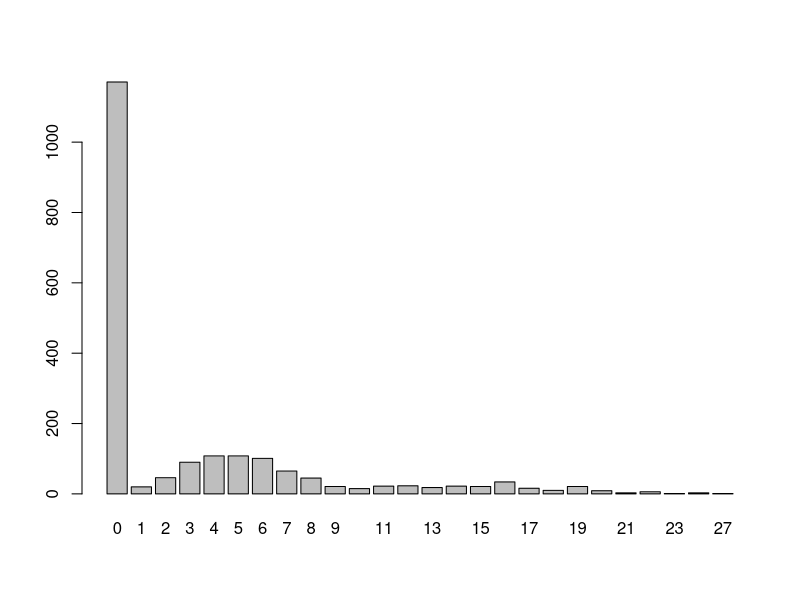

Recreate this plot in R.
## ---- chunk 1
knitr::opts_chunk$set(echo = TRUE)
setwd("~/Desktop/githubbahubba/CSUF/spring 2024/MATH 534/Exam 2")
## ---- chunk 2
a <- read.csv(file = "Problem1_Data.csv", header = TRUE)
barplot(table(a$x))
## ---- chunk 3
# making gradient of the llh function
LLgrad <- function(theta,X){
 # take elements
 n = length(X)
 a = theta[1]
 b = theta[2]
 mu = theta[3]
 lam = theta[4]
 # input the calculations
 dda = n/(a+b-1)
 ddb = n*(1-a-2*b)/(b*(1-a-b))
 ddmu = -n + (1/mu)*sum(X)
 ddlam = -n + (1/lam)*sum(X)
 # output
 return(c(dda,ddb,ddmu,ddlam))
}

# expectation calculations
expec <- function(F1,F2,F3,P1,P2,P3){
 nu1 = F1 * P1
 nu2 = F2 * P2
 nu3 = F3 * P3
 D = nu1 + nu2 + nu3
 E1 = nu1/D
 E2 = nu2/D
 E3 = nu3/D
 EZ = as.matrix(cbind(E1,E2,E3))
 return(EZ)
}

#  EM algorithm
EM_alg <- function(alpha,beta,mu,lam,X,maxit){
 # define N
 N <- length(X)
 # make prints
 header = paste0("iteration ","alpha     ","beta      ","1-beta-alpha","mu       ","lambda    ","gradnorm")
 
 # loop part
 for(q in 1:maxit){
   PI = c(alpha,beta,1-alpha-beta)
   # get f1
   f1 = rep(0,N)
   for(i in 1:N){
    if(X[i]==0){f1[i]=1}
   }
   # get f2 and f3
   f2 = dpois(X,lambda = PI[2])
   f3 = dpois(X,lambda = PI[3])
   
   # run expectation update
   expec(f1,f2,f3,PI[1],PI[2],PI[3]) -> EZ
   
   #updates
   alpha1 <- (1-beta)*sum(EZ[1])/sum(EZ[1]+EZ[3])
   beta1 <- (1-alpha)*sum(EZ[2])/sum(EZ[2]+EZ[3])
   mu1 <- sum(EZ[2]*X)/sum(EZ[2])
   lam1 <- sum(EZ[3]*X)/sum(EZ[3])
   theta1 <- c(alpha1,beta1,mu1,lam1)
   gradnorm <- norm(LLgrad(theta1,X),"2")
   
   # print
   print(sprintf("%i    ","%8.8f      ","%8.8f      ","%8.8f      ","%8.8f      ","%8.8f      ","%8.8f      ",
                q,
                alpha1,
                beta1,
                1-alpha1-beta1,
                mu1,
                lam1,
                gradnorm))
   # resets
   alpha1 -> alpha
   beta1 -> beta
   mu1 -> mu
   lam1 -> lam
 }
 print(sprintf("The MLE's are alpha = %f, beta = %f, 1 - beta - alphha = %f, mu = %f, lambda = %f",
                alpha,
                beta,
                1-beta-alpha,
                mu,
                lambda))
}
## ---- chunk 4
#run problem 
data <- read.csv("Problem1_Data.csv", head =T)

## ---- chunk 5
MC <- function(a,b,N,see.d,CL=.95){
  set.seed(see.d)
  # case one
    if( 0 <= a && a < b && b <= 1 && CL >= 0 && CL <= 1){
      #generate from unif
      u <- runif(N,a,b)
      #take monte carlo
      g.u = 30*u^2 * (1-u)^2
      theta.bar = mean(g.u)
      theta = (b-a)*theta.bar
      theta.se = (b-a)*sd(g.u)/sqrt(N)
      #conf interval
      zSE = qnorm(CL)*theta.se
      CI.vals = c(theta - zSE, theta + zSE)
      CI = c(min(CI.vals),max(CI.vals))
      #outputs
      return(list(theta = theta, "Stand Err" = theta.se, "Conf Interval" = CI))
    }
  # case two: invalid parameters
    else{
      print("Error!: Invalid parameters")
    }
}

MC(.2,.6,10000,338)
## ---- chunk 6
Y <- rbeta(10000,2,2)
fY <- Y*1.25
mean(fY)
## ---- chunk 7
# setting seed
set.seed(666)
#generate random values
n = 100000
u <- runif(n)
fu <- exp(-u)*u^3/((1 - exp(-1))*(1+u^2))
#expectation
E <- mean(fu)
# standard error
SE <- sd(fu)/sqrt(100000)
E
SE
## ---- chunk 8
# set seed
set.seed(666)
# render samples
u <- runif(n/2)
v = 1 - u
# render discrete functions
fu1 = exp(-u)*u^3/((1 - exp(-1))*(1+u^2)) 
fu2 = exp(-v)*v^3/((1 - exp(-1))*(1+v^2))
# get theta and SE
thetaAnti = (1/n)*sum(fu1 + fu2)
thetaAntiSE = sqrt((1/(2*n)))*(sd(fu1+fu2))
# print
thetaAnti;thetaAntiSE
## ---- chunk 9
real = 0.113762652609
abs(real-0.1141116)
abs(real-0.1137378)
